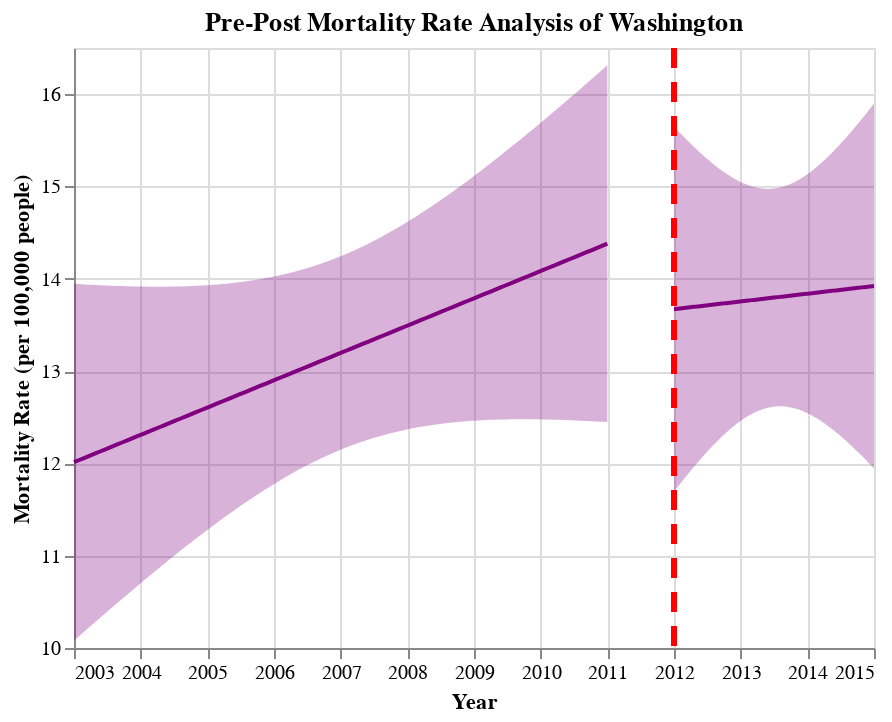

The code cell stored with this chart in its notebook:
### Code cell
## Generate Pre-Post Graphs for WA
fit, reg_chart_pre_WA = get_reg_fit_WA(
    death_data_WA_subset_grouped_pre, 
    yvar="average_deaths_state", 
    xvar="YEAR", 
    alpha=0.05
)
reg_chart_pre_WA

fit, reg_chart_post_WA = get_reg_fit_WA(
    death_data_WA_subset_grouped_post, 
    yvar="average_deaths_state", 
    xvar="YEAR", 
    alpha=0.05
)

## Create line post-policy implementation
line_2012 = alt.Chart(pd.DataFrame({'x': [2012]})).mark_rule(strokeDash=[10, 7], color = "red", strokeWidth=3).encode(x='x')

## Generate final pre-post graph for WA
pre_post_WA = reg_chart_pre_WA + reg_chart_post_WA + line_2012
pre_post_WA.properties(title="Pre-Post Mortality Rate Analysis of Washington")

### Figure 1 — Vega-Lite specification as saved in the notebook (floating-point values rounded to 4 significant figures)
{"config": {"view": {"continuousWidth": 400, "continuousHeight": 300}}, "layer": [{"mark": {"type": "errorband", "color": "purple"}, "encoding": {"x": {"field": "YEAR", "type": "quantitative"}, "y": {"field": "ci_low", "title": "", "type": "quantitative"}, "y2": {"field": "ci_high"}}}, {"mark": {"type": "line", "color": "purple"}, "encoding": {"x": {"axis": {"format": "T", "title": "Year"}, "field": "YEAR", "scale": {"zero": false}, "type": "quantitative"}, "y": {"field": "average_deaths_state", "scale": {"zero": false}, "title": "Mortality Rate (per 100,000 people)", "type": "quantitative"}}}, {"layer": [{"mark": {"type": "errorband", "color": "purple"}, "encoding": {"x": {"field": "YEAR", "type": "quantitative"}, "y": {"field": "ci_low", "title": "", "type": "quantitative"}, "y2": {"field": "ci_high"}}}, {"mark": {"type": "line", "color": "purple"}, "encoding": {"x": {"axis": {"format": "T", "title": "Year"}, "field": "YEAR", "scale": {"zero": false}, "type": "quantitative"}, "y": {"field": "average_deaths_state", "scale": {"zero": false}, "title": "Mortality Rate (per 100,000 people)", "type": "quantitative"}}}], "data": {"name": "data-99b9274317d7a99ba029af12f8b625fc"}}, {"data": {"name": "data-093671e60d609957934f7032375c92d9"}, "mark": {"type": "rule", "color": "red", "strokeDash": [10, 7], "strokeWidth": 3}, "encoding": {"x": {"field": "x", "type": "quantitative"}}}], "data": {"name": "data-12ceacf7dcd4a85156b8191dedd6356f"}, "title": "Pre-Post Mortality Rate Analysis of Washington", "$schema": "https://vega.github.io/schema/vega-lite/v4.17.0.json", "datasets": {"data-12ceacf7dcd4a85156b8191dedd6356f": [{"YEAR": 2003.0, "average_deaths_state": 12.01, "ci_low": 10.08, "ci_high": 13.95}, {"YEAR": 2003.0, "average_deaths_state": 12.04, "ci_low": 10.13, "ci_high": 13.94}, {"YEAR": 2003.0, "average_deaths_state": 12.06, "ci_low": 10.18, "ci_high": 13.94}, {"YEAR": 2003.0, "average_deaths_state": 12.08, "ci_low": 10.23, "ci_high": 13.94}, {"YEAR": 2003.0, "average_deaths_state": 12.11, "ci_low": 10.28, "ci_high": 13.93}, {"YEAR": 2003.0, "average_deaths_state": 12.13, "ci_low": 10.33, "ci_high": 13.93}, {"YEAR": 2003.0, "average_deaths_state": 12.16, "ci_low": 10.38, "ci_high": 13.93}, {"YEAR": 2004.0, "average_deaths_state": 12.18, "ci_low": 10.43, "ci_high": 13.92}, {"YEAR": 2004.0, "average_deaths_state": 12.2, "ci_low": 10.48, "ci_high": 13.92}, {"YEAR": 2004.0, "average_deaths_state": 12.23, "ci_low": 10.53, "ci_high": 13.92}, {"YEAR": 2004.0, "average_deaths_state": 12.25, "ci_low": 10.58, "ci_high": 13.92}, {"YEAR": 2004.0, "average_deaths_state": 12.27, "ci_low": 10.63, "ci_high": 13.92}, {"YEAR": 2004.0, "average_deaths_state": 12.3, "ci_low": 10.68, "ci_high": 13.92}, {"YEAR": 2004.0, "average_deaths_state": 12.32, "ci_low": 10.73, "ci_high": 13.92}, {"YEAR": 2004.0, "average_deaths_state": 12.34, "ci_low": 10.77, "ci_high": 13.91}, {"YEAR": 2004.0, "average_deaths_state": 12.37, "ci_low": 10.82, "ci_high": 13.91}, {"YEAR": 2004.0, "average_deaths_state": 12.39, "ci_low": 10.87, "ci_high": 13.91}, {"YEAR": 2004.0, "average_deaths_state": 12.42, "ci_low": 10.92, "ci_high": 13.91}, {"YEAR": 2004.0, "average_deaths_state": 12.44, "ci_low": 10.96, "ci_high": 13.91}, {"YEAR": 2005.0, "average_deaths_state": 12.46, "ci_low": 11.01, "ci_high": 13.92}, {"YEAR": 2005.0, "average_deaths_state": 12.49, "ci_low": 11.06, "ci_high": 13.92}, {"YEAR": 2005.0, "average_deaths_state": 12.51, "ci_low": 11.1, "ci_high": 13.92}, {"YEAR": 2005.0, "average_deaths_state": 12.53, "ci_low": 11.15, "ci_high": 13.92}, {"YEAR": 2005.0, "average_deaths_state": 12.56, "ci_low": 11.19, "ci_high": 13.92}, {"YEAR": 2005.0, "average_deaths_state": 12.58, "ci_low": 11.24, "ci_high": 13.93}, {"YEAR": 2005.0, "average_deaths_state": 12.6, "ci_low": 11.28, "ci_high": 13.93}, {"YEAR": 2005.0, "average_deaths_state": 12.63, "ci_low": 11.32, "ci_high": 13.93}, {"YEAR": 2005.0, "average_deaths_state": 12.65, "ci_low": 11.37, "ci_high": 13.94}, {"YEAR": 2005.0, "average_deaths_state": 12.68, "ci_low": 11.41, "ci_high": 13.94}, {"YEAR": 2005.0, "average_deaths_state": 12.7, "ci_low": 11.45, "ci_high": 13.95}, {"YEAR": 2005.0, "average_deaths_state": 12.72, "ci_low": 11.49, "ci_high": 13.96}, {"YEAR": 2005.0, "average_deaths_state": 12.75, "ci_low": 11.53, "ci_high": 13.96}, {"YEAR": 2006.0, "average_deaths_state": 12.77, "ci_low": 11.57, "ci_high": 13.97}, {"YEAR": 2006.0, "average_deaths_state": 12.79, "ci_low": 11.61, "ci_high": 13.98}, {"YEAR": 2006.0, "average_deaths_state": 12.82, "ci_low": 11.65, "ci_high": 13.99}, {"YEAR": 2006.0, "average_deaths_state": 12.84, "ci_low": 11.69, "ci_high": 14.0}, {"YEAR": 2006.0, "average_deaths_state": 12.87, "ci_low": 11.72, "ci_high": 14.01}, {"YEAR": 2006.0, "average_deaths_state": 12.89, "ci_low": 11.76, "ci_high": 14.02}, {"YEAR": 2006.0, "average_deaths_state": 12.91, "ci_low": 11.79, "ci_high": 14.03}, {"YEAR": 2006.0, "average_deaths_state": 12.94, "ci_low": 11.83, "ci_high": 14.04}, {"YEAR": 2006.0, "average_deaths_state": 12.96, "ci_low": 11.86, "ci_high": 14.06}, {"YEAR": 2006.0, "average_deaths_state": 12.98, "ci_low": 11.9, "ci_high": 14.07}, {"YEAR": 2006.0, "average_deaths_state": 13.01, "ci_low": 11.93, "ci_high": 14.09}, {"YEAR": 2006.0, "average_deaths_state": 13.03, "ci_low": 11.96, "ci_high": 14.1}, {"YEAR": 2007.0, "average_deaths_state": 13.05, "ci_low": 11.99, "ci_high": 14.12}, {"YEAR": 2007.0, "average_deaths_state": 13.08, "ci_low": 12.02, "ci_high": 14.14}, {"YEAR": 2007.0, "average_deaths_state": 13.1, "ci_low": 12.05, "ci_high": 14.16}, {"YEAR": 2007.0, "average_deaths_state": 13.13, "ci_low": 12.07, "ci_high": 14.18}, {"YEAR": 2007.0, "average_deaths_state": 13.15, "ci_low": 12.1, "ci_high": 14.2}, {"YEAR": 2007.0, "average_deaths_state": 13.17, "ci_low": 12.12, "ci_high": 14.22}, {"YEAR": 2007.0, "average_deaths_state": 13.2, "ci_low": 12.15, "ci_high": 14.24}, {"YEAR": 2007.0, "average_deaths_state": 13.22, "ci_low": 12.17, "ci_high": 14.27}, {"YEAR": 2007.0, "average_deaths_state": 13.24, "ci_low": 12.19, "ci_high": 14.29}, {"YEAR": 2007.0, "average_deaths_state": 13.27, "ci_low": 12.21, "ci_high": 14.32}, {"YEAR": 2007.0, "average_deaths_state": 13.29, "ci_low": 12.23, "ci_high": 14.35}, {"YEAR": 2007.0, "average_deaths_state": 13.31, "ci_low": 12.25, "ci_high": 14.38}, {"YEAR": 2007.0, "average_deaths_state": 13.34, "ci_low": 12.27, "ci_high": 14.4}, {"YEAR": 2008.0, "average_deaths_state": 13.36, "ci_low": 12.29, "ci_high": 14.43}, {"YEAR": 2008.0, "average_deaths_state": 13.39, "ci_low": 12.31, "ci_high": 14.47}, {"YEAR": 2008.0, "average_deaths_state": 13.41, "ci_low": 12.32, "ci_high": 14.5}, {"YEAR": 2008.0, "average_deaths_state": 13.43, "ci_low": 12.34, "ci_high": 14.53}, {"YEAR": 2008.0, "average_deaths_state": 13.46, "ci_low": 12.35, "ci_high": 14.56}, {"YEAR": 2008.0, "average_deaths_state": 13.48, "ci_low": 12.36, "ci_high": 14.6}, {"YEAR": 2008.0, "average_deaths_state": 13.5, "ci_low": 12.37, "ci_high": 14.63}, {"YEAR": 2008.0, "average_deaths_state": 13.53, "ci_low": 12.39, "ci_high": 14.67}, {"YEAR": 2008.0, "average_deaths_state": 13.55, "ci_low": 12.4, "ci_high": 14.71}, {"YEAR": 2008.0, "average_deaths_state": 13.58, "ci_low": 12.41, "ci_high": 14.74}, {"YEAR": 2008.0, "average_deaths_state": 13.6, "ci_low": 12.41, "ci_high": 14.78}, {"YEAR": 2008.0, "average_deaths_state": 13.62, "ci_low": 12.42, "ci_high": 14.82}, {"YEAR": 2009.0, "average_deaths_state": 13.65, "ci_low": 12.43, "ci_high": 14.86}, {"YEAR": 2009.0, "average_deaths_state": 13.67, "ci_low": 12.44, "ci_high": 14.9}, {"YEAR": 2009.0, "average_deaths_state": 13.69, "ci_low": 12.44, "ci_high": 14.94}, {"YEAR": 2009.0, "average_deaths_state": 13.72, "ci_low": 12.45, "ci_high": 14.99}, {"YEAR": 2009.0, "average_deaths_state": 13.74, "ci_low": 12.45, "ci_high": 15.03}, {"YEAR": 2009.0, "average_deaths_state": 13.76, "ci_low": 12.46, "ci_high": 15.07}, {"YEAR": 2009.0, "average_deaths_state": 13.79, "ci_low": 12.46, "ci_high": 15.11}, {"YEAR": 2009.0, "average_deaths_state": 13.81, "ci_low": 12.47, "ci_high": 15.16}, {"YEAR": 2009.0, "average_deaths_state": 13.84, "ci_low": 12.47, "ci_high": 15.2}, {"YEAR": 2009.0, "average_deaths_state": 13.86, "ci_low": 12.47, "ci_high": 15.25}, {"YEAR": 2009.0, "average_deaths_state": 13.88, "ci_low": 12.47, "ci_high": 15.29}, {"YEAR": 2009.0, "average_deaths_state": 13.91, "ci_low": 12.48, "ci_high": 15.34}, {"YEAR": 2009.0, "average_deaths_state": 13.93, "ci_low": 12.48, "ci_high": 15.38}, {"YEAR": 2010.0, "average_deaths_state": 13.95, "ci_low": 12.48, "ci_high": 15.43}, {"YEAR": 2010.0, "average_deaths_state": 13.98, "ci_low": 12.48, "ci_high": 15.48}, {"YEAR": 2010.0, "average_deaths_state": 14.0, "ci_low": 12.48, "ci_high": 15.52}, {"YEAR": 2010.0, "average_deaths_state": 14.02, "ci_low": 12.48, "ci_high": 15.57}, {"YEAR": 2010.0, "average_deaths_state": 14.05, "ci_low": 12.48, "ci_high": 15.62}, {"YEAR": 2010.0, "average_deaths_state": 14.07, "ci_low": 12.48, "ci_high": 15.67}, {"YEAR": 2010.0, "average_deaths_state": 14.1, "ci_low": 12.48, "ci_high": 15.71}, {"YEAR": 2010.0, "average_deaths_state": 14.12, "ci_low": 12.48, "ci_high": 15.76}, {"YEAR": 2010.0, "average_deaths_state": 14.14, "ci_low": 12.47, "ci_high": 15.81}, {"YEAR": 2010.0, "average_deaths_state": 14.17, "ci_low": 12.47, "ci_high": 15.86}, {"YEAR": 2010.0, "average_deaths_state": 14.19, "ci_low": 12.47, "ci_high": 15.91}, {"YEAR": 2010.0, "average_deaths_state": 14.21, "ci_low": 12.47, "ci_high": 15.96}, {"YEAR": 2011.0, "average_deaths_state": 14.24, "ci_low": 12.47, "ci_high": 16.01}, {"YEAR": 2011.0, "average_deaths_state": 14.26, "ci_low": 12.46, "ci_high": 16.06}, {"YEAR": 2011.0, "average_deaths_state": 14.29, "ci_low": 12.46, "ci_high": 16.11}, {"YEAR": 2011.0, "average_deaths_state": 14.31, "ci_low": 12.46, "ci_high": 16.16}, {"YEAR": 2011.0, "average_deaths_state": 14.33, "ci_low": 12.45, "ci_high": 16.21}, {"YEAR": 2011.0, "average_deaths_state": 14.36, "ci_low": 12.45, "ci_high": 16.26}, {"YEAR": 2011.0, "average_deaths_state": 14.38, "ci_low": 12.45, "ci_high": 16.31}], "data-99b9274317d7a99ba029af12f8b625fc": [{"YEAR": 2012.0, "average_deaths_state": 13.67, "ci_low": 11.69, "ci_high": 15.65}, {"YEAR": 2012.0, "average_deaths_state": 13.67, "ci_low": 11.72, "ci_high": 15.62}, {"YEAR": 2012.0, "average_deaths_state": 13.68, "ci_low": 11.75, "ci_high": 15.6}, {"YEAR": 2012.0, "average_deaths_state": 13.68, "ci_low": 11.78, "ci_high": 15.58}, {"YEAR": 2012.0, "average_deaths_state": 13.68, "ci_low": 11.8, "ci_high": 15.56}, {"YEAR": 2012.0, "average_deaths_state": 13.68, "ci_low": 11.83, "ci_high": 15.53}, {"YEAR": 2012.0, "average_deaths_state": 13.69, "ci_low": 11.86, "ci_high": 15.51}, {"YEAR": 2012.0, "average_deaths_state": 13.69, "ci_low": 11.88, "ci_high": 15.49}, {"YEAR": 2012.0, "average_deaths_state": 13.69, "ci_low": 11.91, "ci_high": 15.47}, {"YEAR": 2012.0, "average_deaths_state": 13.69, "ci_low": 11.94, "ci_high": 15.45}, {"YEAR": 2012.0, "average_deaths_state": 13.7, "ci_low": 11.96, "ci_high": 15.43}, {"YEAR": 2012.0, "average_deaths_state": 13.7, "ci_low": 11.99, "ci_high": 15.41}, {"YEAR": 2012.0, "average_deaths_state": 13.7, "ci_low": 12.01, "ci_high": 15.39}, {"YEAR": 2012.0, "average_deaths_state": 13.7, "ci_low": 12.04, "ci_high": 15.37}, {"YEAR": 2012.0, "average_deaths_state": 13.71, "ci_low": 12.06, "ci_high": 15.35}, {"YEAR": 2012.0, "average_deaths_state": 13.71, "ci_low": 12.09, "ci_high": 15.33}, {"YEAR": 2012.0, "average_deaths_state": 13.71, "ci_low": 12.11, "ci_high": 15.31}, {"YEAR": 2013.0, "average_deaths_state": 13.71, "ci_low": 12.14, "ci_high": 15.29}, {"YEAR": 2013.0, "average_deaths_state": 13.72, "ci_low": 12.16, "ci_high": 15.27}, {"YEAR": 2013.0, "average_deaths_state": 13.72, "ci_low": 12.18, "ci_high": 15.25}, {"YEAR": 2013.0, "average_deaths_state": 13.72, "ci_low": 12.2, "ci_high": 15.24}, {"YEAR": 2013.0, "average_deaths_state": 13.72, "ci_low": 12.23, "ci_high": 15.22}, {"YEAR": 2013.0, "average_deaths_state": 13.73, "ci_low": 12.25, "ci_high": 15.2}, {"YEAR": 2013.0, "average_deaths_state": 13.73, "ci_low": 12.27, "ci_high": 15.19}, {"YEAR": 2013.0, "average_deaths_state": 13.73, "ci_low": 12.29, "ci_high": 15.17}, {"YEAR": 2013.0, "average_deaths_state": 13.73, "ci_low": 12.31, "ci_high": 15.16}, {"YEAR": 2013.0, "average_deaths_state": 13.74, "ci_low": 12.33, "ci_high": 15.14}, {"YEAR": 2013.0, "average_deaths_state": 13.74, "ci_low": 12.35, "ci_high": 15.13}, {"YEAR": 2013.0, "average_deaths_state": 13.74, "ci_low": 12.37, "ci_high": 15.11}, {"YEAR": 2013.0, "average_deaths_state": 13.74, "ci_low": 12.39, "ci_high": 15.1}, {"YEAR": 2013.0, "average_deaths_state": 13.75, "ci_low": 12.41, "ci_high": 15.09}, {"YEAR": 2013.0, "average_deaths_state": 13.75, "ci_low": 12.42, "ci_high": 15.07}, {"YEAR": 2013.0, "average_deaths_state": 13.75, "ci_low": 12.44, "ci_high": 15.06}, {"YEAR": 2013.0, "average_deaths_state": 13.75, "ci_low": 12.46, "ci_high": 15.05}, {"YEAR": 2013.0, "average_deaths_state": 13.76, "ci_low": 12.47, "ci_high": 15.04}, {"YEAR": 2013.0, "average_deaths_state": 13.76, "ci_low": 12.49, "ci_high": 15.03}, {"YEAR": 2013.0, "average_deaths_state": 13.76, "ci_low": 12.5, "ci_high": 15.02}, {"YEAR": 2013.0, "average_deaths_state": 13.76, "ci_low": 12.51, "ci_high": 15.01}, {"YEAR": 2013.0, "average_deaths_state": 13.77, "ci_low": 12.53, "ci_high": 15.01}, {"YEAR": 2013.0, "average_deaths_state": 13.77, "ci_low": 12.54, "ci_high": 15.0}, {"YEAR": 2013.0, "average_deaths_state": 13.77, "ci_low": 12.55, "ci_high": 14.99}, {"YEAR": 2013.0, "average_deaths_state": 13.77, "ci_low": 12.56, "ci_high": 14.99}, {"YEAR": 2013.0, "average_deaths_state": 13.78, "ci_low": 12.57, "ci_high": 14.98}, {"YEAR": 2013.0, "average_deaths_state": 13.78, "ci_low": 12.58, "ci_high": 14.98}, {"YEAR": 2013.0, "average_deaths_state": 13.78, "ci_low": 12.58, "ci_high": 14.98}, {"YEAR": 2013.0, "average_deaths_state": 13.78, "ci_low": 12.59, "ci_high": 14.98}, {"YEAR": 2013.0, "average_deaths_state": 13.79, "ci_low": 12.6, "ci_high": 14.97}, {"YEAR": 2013.0, "average_deaths_state": 13.79, "ci_low": 12.6, "ci_high": 14.97}, {"YEAR": 2013.0, "average_deaths_state": 13.79, "ci_low": 12.61, "ci_high": 14.97}, {"YEAR": 2013.0, "average_deaths_state": 13.79, "ci_low": 12.61, "ci_high": 14.98}, {"YEAR": 2013.0, "average_deaths_state": 13.8, "ci_low": 12.62, "ci_high": 14.98}, {"YEAR": 2014.0, "average_deaths_state": 13.8, "ci_low": 12.62, "ci_high": 14.98}, {"YEAR": 2014.0, "average_deaths_state": 13.8, "ci_low": 12.62, "ci_high": 14.98}, {"YEAR": 2014.0, "average_deaths_state": 13.8, "ci_low": 12.62, "ci_high": 14.99}, {"YEAR": 2014.0, "average_deaths_state": 13.81, "ci_low": 12.62, "ci_high": 14.99}, {"YEAR": 2014.0, "average_deaths_state": 13.81, "ci_low": 12.62, "ci_high": 15.0}, {"YEAR": 2014.0, "average_deaths_state": 13.81, "ci_low": 12.61, "ci_high": 15.01}, {"YEAR": 2014.0, "average_deaths_state": 13.81, "ci_low": 12.61, "ci_high": 15.02}, {"YEAR": 2014.0, "average_deaths_state": 13.82, "ci_low": 12.61, "ci_high": 15.02}, {"YEAR": 2014.0, "average_deaths_state": 13.82, "ci_low": 12.6, "ci_high": 15.03}, {"YEAR": 2014.0, "average_deaths_state": 13.82, "ci_low": 12.6, "ci_high": 15.04}, {"YEAR": 2014.0, "average_deaths_state": 13.82, "ci_low": 12.59, "ci_high": 15.06}, {"YEAR": 2014.0, "average_deaths_state": 13.83, "ci_low": 12.59, "ci_high": 15.07}, {"YEAR": 2014.0, "average_deaths_state": 13.83, "ci_low": 12.58, "ci_high": 15.08}, {"YEAR": 2014.0, "average_deaths_state": 13.83, "ci_low": 12.57, "ci_high": 15.09}, {"YEAR": 2014.0, "average_deaths_state": 13.83, "ci_low": 12.56, "ci_high": 15.11}, {"YEAR": 2014.0, "average_deaths_state": 13.84, "ci_low": 12.55, "ci_high": 15.12}, {"YEAR": 2014.0, "average_deaths_state": 13.84, "ci_low": 12.54, "ci_high": 15.14}, {"YEAR": 2014.0, "average_deaths_state": 13.84, "ci_low": 12.53, "ci_high": 15.15}, {"YEAR": 2014.0, "average_deaths_state": 13.84, "ci_low": 12.52, "ci_high": 15.17}, {"YEAR": 2014.0, "average_deaths_state": 13.85, "ci_low": 12.51, "ci_high": 15.19}, {"YEAR": 2014.0, "average_deaths_state": 13.85, "ci_low": 12.49, "ci_high": 15.2}, {"YEAR": 2014.0, "average_deaths_state": 13.85, "ci_low": 12.48, "ci_high": 15.22}, {"YEAR": 2014.0, "average_deaths_state": 13.85, "ci_low": 12.47, "ci_high": 15.24}, {"YEAR": 2014.0, "average_deaths_state": 13.86, "ci_low": 12.45, "ci_high": 15.26}, {"YEAR": 2014.0, "average_deaths_state": 13.86, "ci_low": 12.44, "ci_high": 15.28}, {"YEAR": 2014.0, "average_deaths_state": 13.86, "ci_low": 12.42, "ci_high": 15.3}, {"YEAR": 2014.0, "average_deaths_state": 13.86, "ci_low": 12.41, "ci_high": 15.32}, {"YEAR": 2014.0, "average_deaths_state": 13.87, "ci_low": 12.39, "ci_high": 15.34}, {"YEAR": 2014.0, "average_deaths_state": 13.87, "ci_low": 12.37, "ci_high": 15.37}, {"YEAR": 2014.0, "average_deaths_state": 13.87, "ci_low": 12.36, "ci_high": 15.39}, {"YEAR": 2014.0, "average_deaths_state": 13.87, "ci_low": 12.34, "ci_high": 15.41}, {"YEAR": 2014.0, "average_deaths_state": 13.88, "ci_low": 12.32, "ci_high": 15.43}, {"YEAR": 2014.0, "average_deaths_state": 13.88, "ci_low": 12.3, "ci_high": 15.46}, {"YEAR": 2015.0, "average_deaths_state": 13.88, "ci_low": 12.28, "ci_high": 15.48}, {"YEAR": 2015.0, "average_deaths_state": 13.88, "ci_low": 12.26, "ci_high": 15.5}, {"YEAR": 2015.0, "average_deaths_state": 13.89, "ci_low": 12.24, "ci_high": 15.53}, {"YEAR": 2015.0, "average_deaths_state": 13.89, "ci_low": 12.22, "ci_high": 15.55}, {"YEAR": 2015.0, "average_deaths_state": 13.89, "ci_low": 12.2, "ci_high": 15.58}, {"YEAR": 2015.0, "average_deaths_state": 13.89, "ci_low": 12.18, "ci_high": 15.6}, {"YEAR": 2015.0, "average_deaths_state": 13.9, "ci_low": 12.16, "ci_high": 15.63}, {"YEAR": 2015.0, "average_deaths_state": 13.9, "ci_low": 12.14, "ci_high": 15.66}, {"YEAR": 2015.0, "average_deaths_state": 13.9, "ci_low": 12.12, "ci_high": 15.68}, {"YEAR": 2015.0, "average_deaths_state": 13.9, "ci_low": 12.1, "ci_high": 15.71}, {"YEAR": 2015.0, "average_deaths_state": 13.91, "ci_low": 12.08, "ci_high": 15.73}, {"YEAR": 2015.0, "average_deaths_state": 13.91, "ci_low": 12.06, "ci_high": 15.76}, {"YEAR": 2015.0, "average_deaths_state": 13.91, "ci_low": 12.04, "ci_high": 15.79}, {"YEAR": 2015.0, "average_deaths_state": 13.91, "ci_low": 12.01, "ci_high": 15.82}, {"YEAR": 2015.0, "average_deaths_state": 13.92, "ci_low": 11.99, "ci_high": 15.84}, {"YEAR": 2015.0, "average_deaths_state": 13.92, "ci_low": 11.97, "ci_high": 15.87}, {"YEAR": 2015.0, "average_deaths_state": 13.92, "ci_low": 11.95, "ci_high": 15.9}], "data-093671e60d609957934f7032375c92d9": [{"x": 2012}]}}
